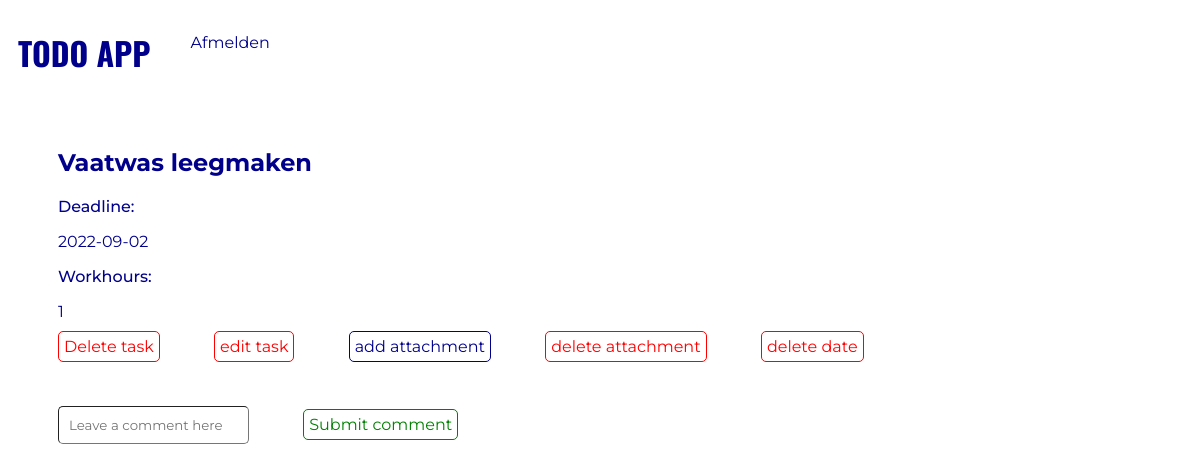
The page /task.php?task=69 (signed in) on the database its author committed.
### tables this page shows
CREATE TABLE `tasks` (
  `id` int(11) NOT NULL,
  `userId` int(11) NOT NULL,
  `listId` int(11) NOT NULL,
  `title` varchar(300) NOT NULL,
  `hour` int(11) NOT NULL,
  `date` date DEFAULT NULL,
  `done` tinyint(1) NOT NULL DEFAULT 0,
  `attachment` varchar(255) DEFAULT NULL
);

### classes/Task.php (called while the page is built, shortened)
<?php
class Task
{
    public static function getTaskArrayById($id)
    {
        $conn = Db::getInstance();
        $statement = $conn->prepare("select * from tasks where id = :id");
        $statement->bindValue(":id", $id);
        $statement->execute();
        return $statement->fetch(PDO::FETCH_ASSOC);
    }
}

### task.php (the view, shortened to what this page needs)
<?php
    $taskId = $_GET['task'];
    $task = Task::getTaskArrayById($taskId);
?><!DOCTYPE html>
<html lang="en">
<head>
    <link rel="stylesheet" href="css/task.css?v=<?php echo time(); ?>">
</head>
<body>
    <?php include_once("nav.inc.php"); ?>
    <div class="header">
        <h2><?php echo htmlspecialchars($task['title']); ?></h2>
        <p class="bold">Deadline: </p>
        <p><?php echo htmlspecialchars($task['date']); ?></p>
        <p class="bold">Workhours: </p>
        <p><?php echo htmlspecialchars($task['hour']); ?></p>
    </div>
    <a href="delete_task.php?task=<?php echo $_GET["task"]; ?>" class="add" id="red">Delete task</a>
    <a href="edit_task.php?task=<?php echo $_GET["task"]; ?>" class="add" id="red">edit task</a>
    <a href="add_attachment_to_task.php?task=<?php echo $_GET["task"]; ?>" class="add" id="green">add attachment</a>
    <a href="delete_attachment.php?task=<?php echo $_GET["task"]; ?>" class="add" id="red">delete attachment</a>
    <a href="delete_date.php?task=<?php echo $_GET["task"]; ?>" class="add" id="red">delete date</a>
    <div class="commentSection">
                <div id="commentForm">
                    <input type="text" id="commentText" placeholder="Leave a comment here">
                    <a href="#" class="add" id="submitComment" data-taskid="<?php echo $task['id'] ?>">Submit comment</a>
                </div>
                <br>
            </div>
</body>
</html>

### css/task.css (style rules this page uses)
* { font-family: 'Montserrat', sans-serif; color: darkblue; }
h2 { margin-left: 50px; margin-top: 50px; margin-bottom: 20px; }
a { margin-left: 20px; padding-bottom: 20px; }
p { margin-left: 50px; }
.bold { font-weight: 500; }
.add { margin-left: 50px; padding: 5px; border-style: solid; border-width: 1px; border-radius: 5px; }
#red { color: red; }
#submitComment { color: green; }
#commentText { padding: 10px; margin-top: 50px; margin-left: 50px; border-radius: 5px; border-width: 1px; }

### css/navigation.css (style rules this page uses)
* { list-style: none; text-decoration: none; }

### rows shown on the page
tasks: title "Vaatwas leegmaken", date "2022-09-02", hour "1"
